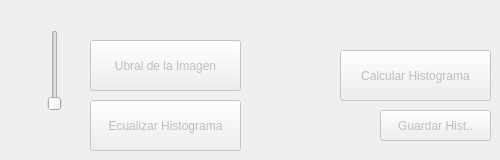
    <widget class="QWidget" name="tab_8">
     <property name="enabled">
      <bool>false</bool>
     </property>
     <attribute name="title">
      <string>Histograma</string>
     </attribute>
     <widget class="QPushButton" name="pushButton_13">
      <property name="geometry">
       <rect>
        <x>340</x>
        <y>50</y>
        <width>151</width>
        <height>51</height>
       </rect>
      </property>
      <property name="text">
       <string>Calcular Histograma</string>
      </property>
     </widget>
     <widget class="QPushButton" name="pushButton_7">
      <property name="geometry">
       <rect>
        <x>380</x>
        <y>110</y>
        <width>111</width>
        <height>31</height>
       </rect>
      </property>
      <property name="text">
       <string>Guardar Hist..</string>
      </property>
     </widget>
     <widget class="QPushButton" name="pushButton_14">
      <property name="geometry">
       <rect>
        <x>90</x>
        <y>40</y>
        <width>151</width>
        <height>51</height>
       </rect>
      </property>
      <property name="text">
       <string>Ubral de la Imagen</string>
      </property>
     </widget>
     <widget class="QSlider" name="Umb">
      <property name="geometry">
       <rect>
        <x>40</x>
        <y>30</y>
        <width>29</width>
        <height>81</height>
       </rect>
      </property>
      <property name="maximum">
       <number>255</number>
      </property>
      <property name="orientation">
       <enum>Qt::Vertical</enum>
      </property>
     </widget>
     <widget class="QPushButton" name="pushButton_17">
      <property name="geometry">
       <rect>
        <x>90</x>
        <y>100</y>
        <width>151</width>
        <height>51</height>
       </rect>
      </property>
      <property name="text">
       <string>Ecualizar Histograma</string>
      </property>
     </widget>
    </widget>
